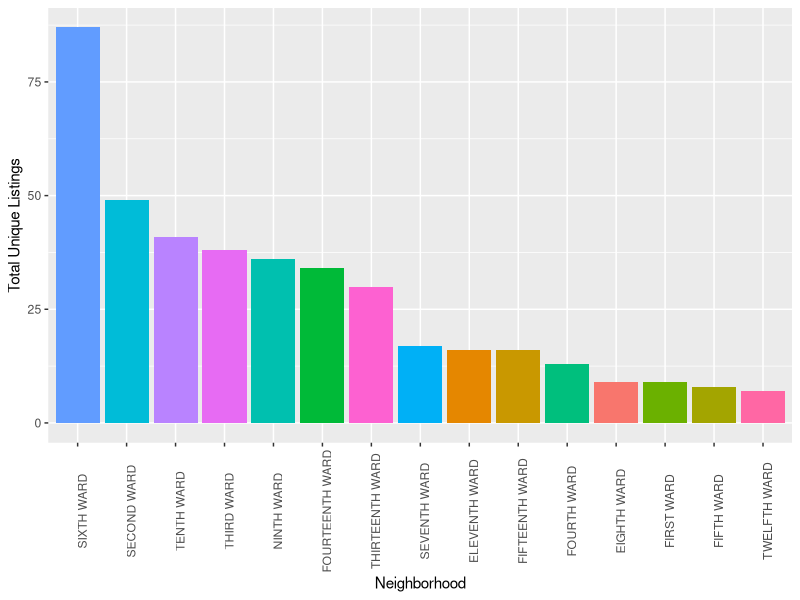
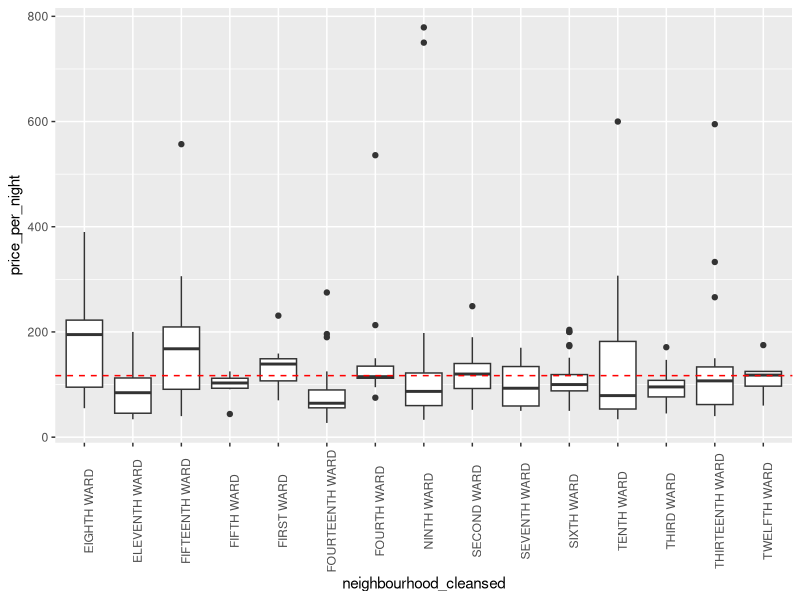
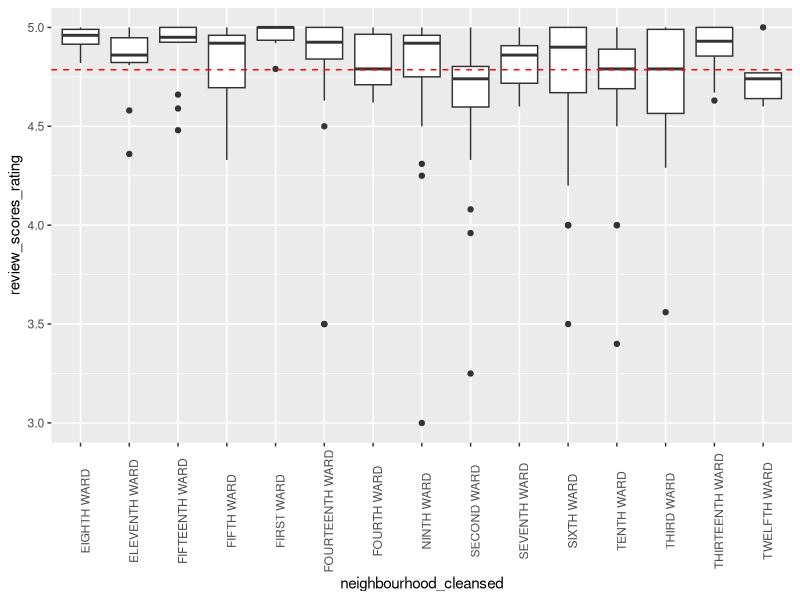

These figures' R source, in order:
## ---- chunk 1
knitr::opts_chunk$set(echo = TRUE)

library(dplyr)
library(ggplot2)
library(tidyr)

listings <- read.csv("listings.csv") %>%
  mutate(last_scraped = as.Date(last_scraped, format('%Y-%m-%d')))
## ---- chunk 2

summary(listings)

## ---- chunk 3

listings_clean <- listings %>%
  select(id, name, description, neighborhood_overview, host_name, host_since, host_location,
         host_about, host_response_time, host_acceptance_rate, host_is_superhost,
         host_neighbourhood, host_listings_count, host_total_listings_count,
         host_verifications, host_has_profile_pic, host_identity_verified, 
         neighbourhood, neighbourhood_cleansed, latitude,
         longitude, property_type, room_type, accommodates, bathrooms, bathrooms_text,
         bedrooms, beds, price, minimum_nights, maximum_nights, availability_30,
         availability_60, availability_90, availability_365, number_of_reviews,
         number_of_reviews_ltm, number_of_reviews_l30d, first_review, last_review,
         review_scores_rating, review_scores_accuracy, review_scores_cleanliness,
         review_scores_checkin, review_scores_communication, review_scores_location,
         review_scores_value, reviews_per_month, instant_bookable)
## ---- chunk 4

listing_by_neighborhood <- listings_clean %>%
  group_by(neighbourhood_cleansed) %>%
  summarize(total_listings = n_distinct(id)) %>%
  ungroup()

ggplot(listing_by_neighborhood, aes(x = reorder(neighbourhood_cleansed, -total_listings), 
                                    y = total_listings, fill = neighbourhood_cleansed)) +
  geom_col() +
  labs(x = "Neighborhood", y = "Total Unique Listings") +
  theme(legend.position = "none",
        axis.text.x = element_text(angle = 90))


## ---- chunk 5

price_by_neighborhood <- listings_clean %>%
  mutate(price_per_night = as.numeric(gsub("\\$", "", price))) %>% # Remove dollar sign and convert to numeric
  select(price_per_night, review_scores_rating, neighbourhood_cleansed) %>%
  drop_na(price_per_night, review_scores_rating) # 7 NA values, tidyr library

plot_distribution <- function(df, x_val, y_val){
  
  x_val <- enquo(x_val)
  y_val <- enquo(y_val)
  
  p <- ggplot(df, aes(x = !!x_val, y = !!y_val)) +
    geom_boxplot() +
    geom_hline(aes(yintercept = mean(!!y_val)), df, linetype = 2, color = "red") +
    theme(axis.text.x = element_text(angle = 90))
  
  print(p)

}

plot_distribution(price_by_neighborhood, neighbourhood_cleansed, price_per_night)


## ---- chunk 6

plot_distribution(price_by_neighborhood, neighbourhood_cleansed, review_scores_rating)

## ---- chunk 7

second_ward_reviews <- listings_clean %>%
  filter(neighbourhood_cleansed == "SECOND WARD") %>%
  select(review_scores_rating, review_scores_accuracy, review_scores_cleanliness, review_scores_checkin, review_scores_communication, review_scores_location, review_scores_value)

summary(second_ward_reviews)

